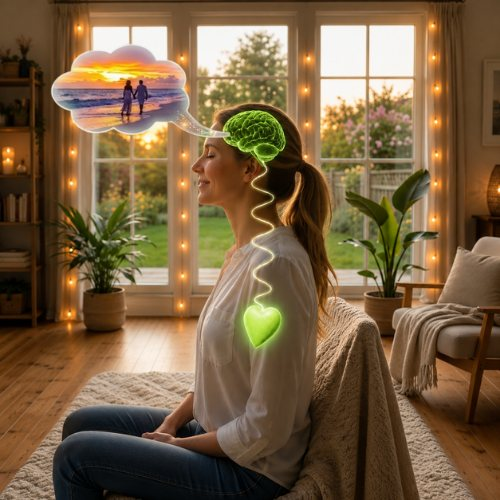
#> input picture marketing/cig-assets/picturing-the-future.jpg, 500 x 500 px
$ python -i reel_stills.py   (imports and definitions only)   (older library calls are emulated)
#> lines starting #> are read from the running program, lines starting #| are printed output that depends on the picture
"""Best stills from Olly's Instagram Reels for the Carousel maker (2026-10-30).

Usage: python tools/reel_stills.py CODE:MODE [CODE:MODE ...]
  MODE = bottom (captions low on the screen, Sep 1-20 Reels) or top (caption box above his head, Sep 21 on).
Downloads the 1080p video, takes 48 candidate frames (after the hook), crops out the burned-in captions to 3:4,
keeps the 12 best (both eyes open, sharp, spread through the video) and writes
marketing/reel-stills/<code>/01.jpg..12.jpg + thumb.jpg, then rebuilds marketing/reel-stills/manifest.json.
The video is deleted afterwards (they're 60-200 MB each).
"""
import sys, os, json, glob, subprocess, pathlib, csv
import cv2, numpy as np

ROOT = pathlib.Path(r"C:\Users\Olly\AI OS\heartattractor\marketing")
OUT, HQ = ROOT / "reel-stills", ROOT / "reel-stats" / "hq"
CROP = {"bottom": (54, 0, 972, 1296), "top": (48, 608, 984, 1312)}  # x, y, w, h on a 1080x1920 frame
face_cc = cv2.CascadeClassifier(cv2.data.haarcascades + "haarcascade_frontalface_default.xml")
eye_cc = cv2.CascadeClassifier(cv2.data.haarcascades + "haarcascade_eye.xml")

# [7 lines left out: function stats, not called in this run]

def score(img):
    g = cv2.cvtColor(img, cv2.COLOR_BGR2GRAY)
    faces = face_cc.detectMultiScale(g, 1.1, 5, minSize=(200, 200))
    if not len(faces): return -1
    x, y, w, h = max(faces, key=lambda f: f[2] * f[3])
    top = g[y:y + h // 2, x:x + w]
    eyes = eye_cc.detectMultiScale(top, 1.1, 6, minSize=(w // 10, w // 10))
    sharp = cv2.Laplacian(g[y:y + h, x:x + w], cv2.CV_64F).var()
    return (100 if len(eyes) >= 2 else 0) + min(sharp, 400) / 4

# [40 lines left out: functions run, manifest, not called in this run]

# [5 lines not run here, left out]

>>> import cv2
>>> picture = cv2.imread('../marketing/cig-assets/picturing-the-future.jpg')
#> picture is the input picture: shape (500, 500, 3); mean B, G, R 66.1, 96.2, 120.6
>>> result = score(picture)
#> in score, `g = cv2.cvtColor(img, cv2.COLOR_BGR2GRAY)`:
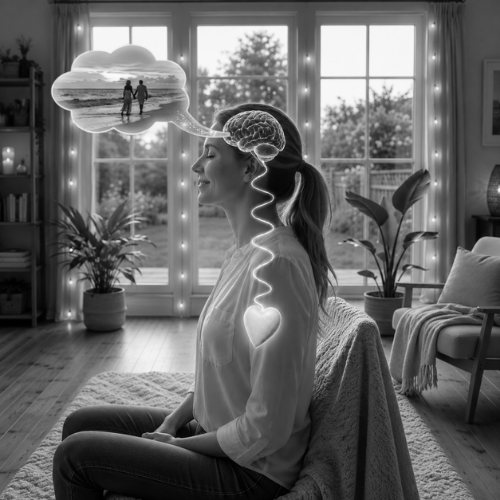
#> g: shape (500, 500); min 0, max 253, mean 100.1
#> in score, `faces = face_cc.detectMultiScale(g, 1.1, 5, minSize=(200, 200))`: faces = ()
#> result = -1

$ run again, on marketing/cig-assets/at-the-bar.jpg
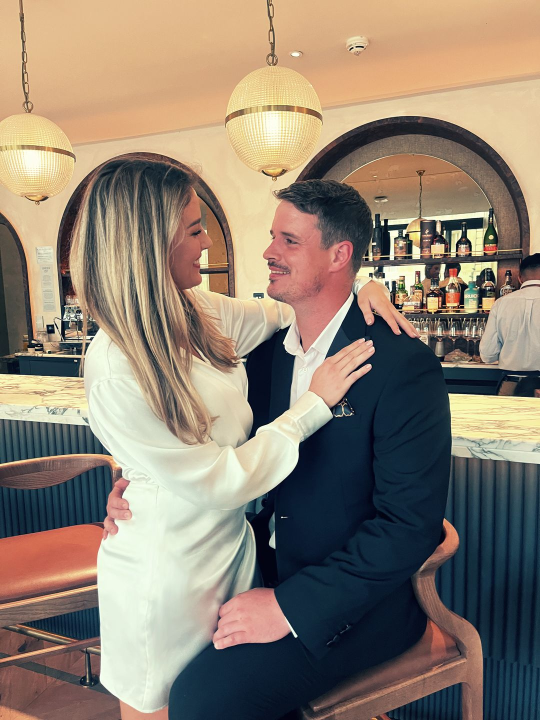
#> input picture marketing/cig-assets/at-the-bar.jpg, 1080 x 1440 px (shown at 1/2 size)
#> picture is the input picture: shape (1440, 1080, 3); mean B, G, R 113.4, 128.7, 142
#> in score, `g = cv2.cvtColor(img, cv2.COLOR_BGR2GRAY)`:
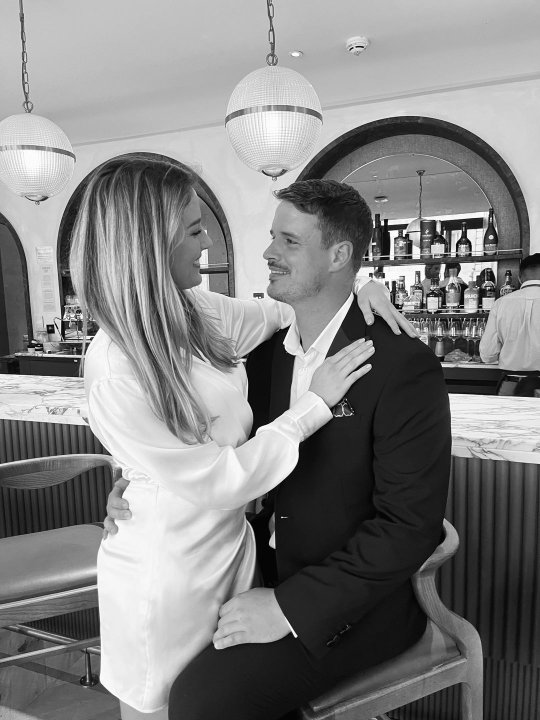
#> g: shape (1440, 1080) (shown at 1/2 size); min 0, max 255, mean 130.9
#> faces = ()
#> result = -1

$ run again, on marketing/cig-assets/breakfast-together.jpg
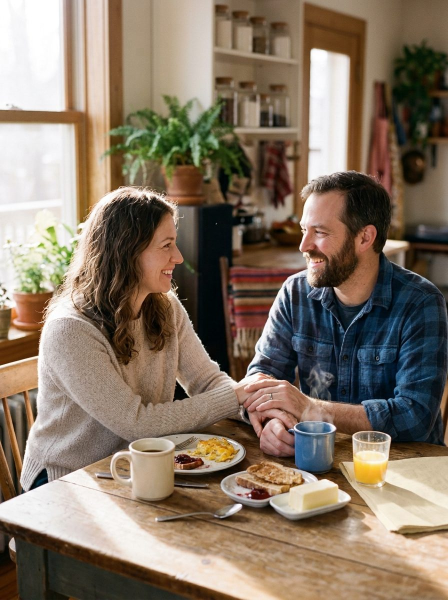
#> input picture marketing/cig-assets/breakfast-together.jpg, 896 x 1200 px (shown at 1/2 size)
#> picture is the input picture: shape (1200, 896, 3); mean B, G, R 101.9, 118.4, 134.1
#> in score, `g = cv2.cvtColor(img, cv2.COLOR_BGR2GRAY)`:
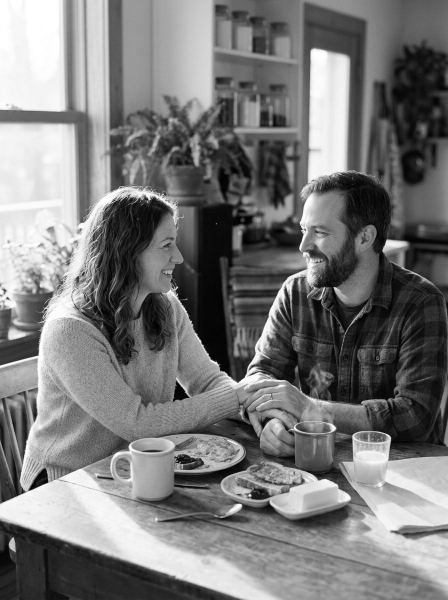
#> g: shape (1200, 896) (shown at 1/2 size); min 0, max 255, mean 121.2
#> faces = ()
#> result = -1

$ run again, on marketing/cig-assets/coffee-date.jpg
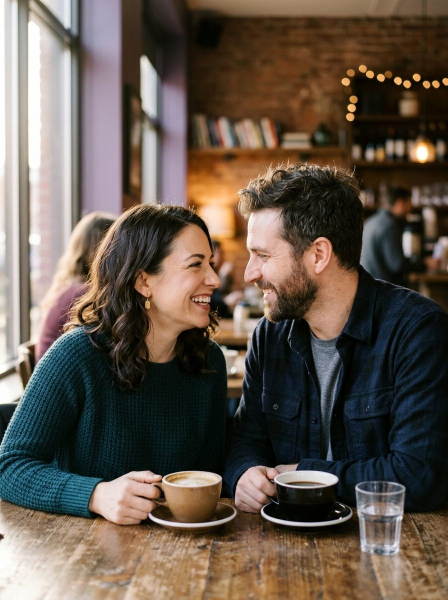
#> input picture marketing/cig-assets/coffee-date.jpg, 896 x 1200 px (shown at 1/2 size)
#> picture is the input picture: shape (1200, 896, 3); mean B, G, R 76, 87.2, 99.5
#> in score, `g = cv2.cvtColor(img, cv2.COLOR_BGR2GRAY)`:
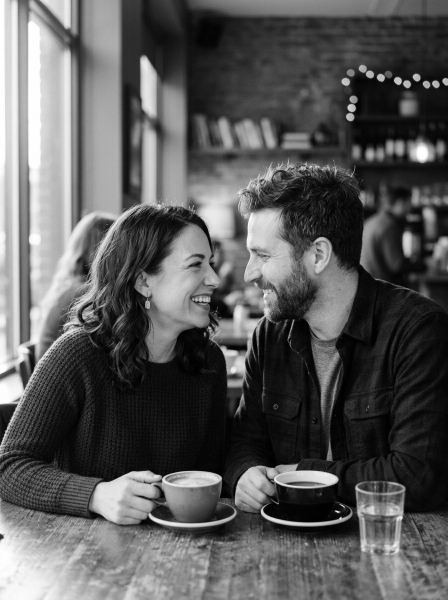
#> g: shape (1200, 896) (shown at 1/2 size); min 0, max 255, mean 89.6
#> faces = ()
#> result = -1
